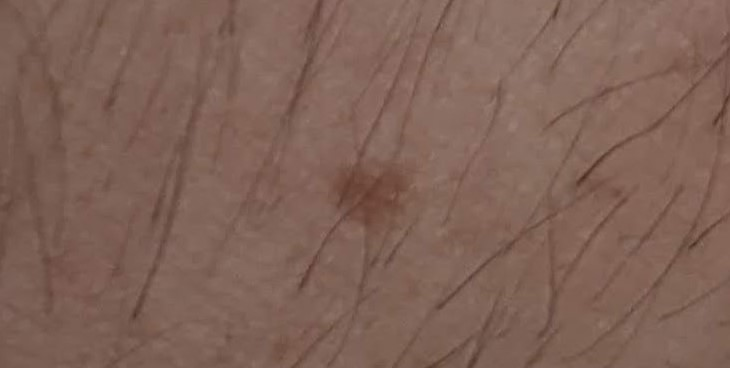
#> input picture Traitement image/pre_processing/essai1.jpg, 730 x 368 px
$ python -i pipeline2.py   (imports and definitions only)
#> lines starting #> are read from the running program, lines starting #| are printed output that depends on the picture; after the words box and inside, x2 and y2 are one past the last pixel; in counts of white or black regions, pixels touching at a corner belong together
# code de traitement de l'image

#~ imports pretraitement
import numpy as np
import cv2
from matplotlib import pyplot as plt
#~ imports compression
from PIL import Image

# * pipeline 2 : debruitage, dullrazor, égalisation, détection de contours, détection de symétrie

# image import
image_path = 'truc'
# [1 line not run here, left out]

#& debruitage
def debruitage(image, print=False):
    dst = cv2.fastNlMeansDenoisingColored(image, None, 10, 10, 7, 15)

    if (print):
        plt.subplot(121), plt.imshow(image)
        plt.subplot(122), plt.imshow(dst)
        plt.show()

    return dst

#& dull razor
def dullrazor(img, print=False):
    # Gray scale
    grayScale = cv2.cvtColor(img, cv2.COLOR_RGB2GRAY)
    # Black hat filter
    kernel = cv2.getStructuringElement(1, (9, 9))
    blackhat = cv2.morphologyEx(grayScale, cv2.MORPH_BLACKHAT, kernel)
    # Gaussian filter
    bhg = cv2.GaussianBlur(blackhat, (3, 3), cv2.BORDER_DEFAULT)
    # Binary thresholding (MASK)
    ret, mask = cv2.threshold(bhg, 10, 255, cv2.THRESH_BINARY)
    # Replace pixels of the mask
    dst = cv2.inpaint(img, mask, 6, cv2.INPAINT_TELEA)

    if (print):
    #Display images
        cv2.imshow("Original image", image)
        cv2.imshow("Cropped image", img)
        cv2.imshow("Gray Scale image", grayScale)
        cv2.imshow("Blackhat", blackhat)
        cv2.imshow("Binary mask", mask)
        cv2.imshow("Clean image", dst)
        cv2.waitKey()
        cv2.destroyAllWindows()
    return dst

# & egalisation d'histogramme
def equalizer(img):
    img_hsv = cv2.cvtColor(img, cv2.COLOR_BGR2HSV)
    img_hsv[:, :, 0] = cv2.equalizeHist(img_hsv[:, :, 0])
    image_output = cv2.cvtColor(img_hsv, cv2.COLOR_HSV2BGR)

    return image_output

#& detection contours
def detection_contours(img):
    # Gray
    gray = cv2.cvtColor(img, cv2.COLOR_BGR2GRAY)
    # Appliquer un seuillage adaptatif pour améliorer les contours
    _, thresh = cv2.threshold(gray, 0, 255, cv2.THRESH_BINARY_INV + cv2.THRESH_OTSU)
    # Réduire le bruit avec une ouverture morphologique
    kernel = cv2.getStructuringElement(cv2.MORPH_ELLIPSE, (5, 5))
    opening = cv2.morphologyEx(thresh, cv2.MORPH_OPEN, kernel, iterations=2)
    # Trouver les contours dans l'image
    contours, _ = cv2.findContours(opening, cv2.RETR_EXTERNAL, cv2.CHAIN_APPROX_SIMPLE)
    # Créer une copie de l'image pour dessiner les contours
    img_contours = cv2.cvtColor(gray, cv2.COLOR_GRAY2BGR)
    # Dessiner les contours sur l'image
    cv2.drawContours(img_contours, contours, -1, (0, 255, 0), 2)

    return img_contours, contours

#& detection de symétrie
def detection_symetrie(img):
    gray = cv2.cvtColor(img, cv2.COLOR_BGR2GRAY)
    blur = cv2.GaussianBlur(gray, (5, 5), 0)
    ret,thresh = cv2.threshold(blur,70,255,cv2.THRESH_BINARY_INV+cv2.THRESH_OTSU)
    contours,hierarchy = cv2.findContours(thresh, cv2.RETR_EXTERNAL, cv2.CHAIN_APPROX_SIMPLE)

    max_cnt = max(contours, key=cv2.contourArea)

    ellipse = cv2.fitEllipse(max_cnt)
    ellipse_pnts = cv2.ellipse2Poly( (int(ellipse[0][0]),int(ellipse[0][1]) ) ,( int(ellipse[1][0]),int(ellipse[1][1]) ),int(ellipse[2]),0,360,1)
    comp = cv2.matchShapes(max_cnt,ellipse_pnts,1,0.0)

    if (comp < 0.099):
        symmetric=True
    else:
        symmetric=False

    return symmetric


#* fonction pipeline
def pipeline2 (path):
    image_path = path
    image = cv2.imread(image_path)
#> image is the input picture: shape (368, 730, 3); mean B, G, R 87, 98.4, 127.9

    img_debruitee = debruitage(image)
    img_razored = dullrazor(img_debruitee)
#> in dullrazor, `grayScale = cv2.cvtColor(img, cv2.COLOR_RGB2GRAY)`:
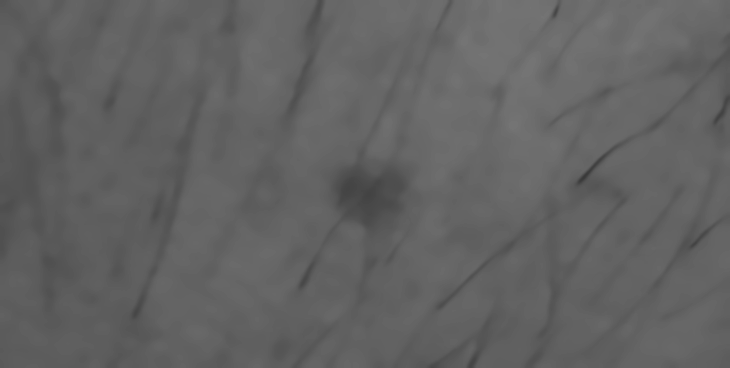
#> grayScale: shape (368, 730); min 57, max 117, mean 98.1
#> in dullrazor, `ret, mask = cv2.threshold(bhg, 10, 255, cv2.THRESH_BINARY)`:
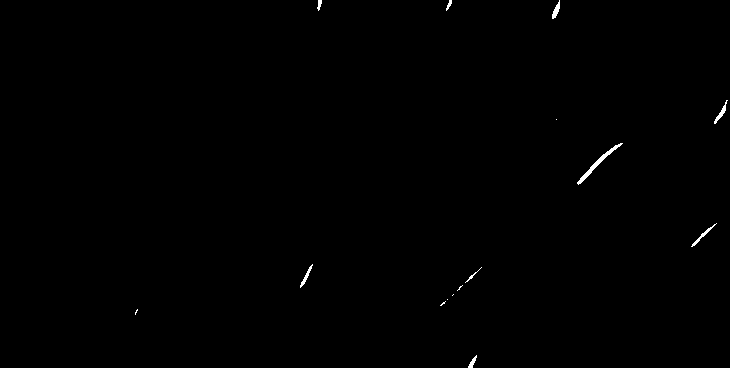
#> mask: shape (368, 730); 0.27% white; 15 white regions (6 under 20 px), largest, box (x1, y1, x2, y2) and area: (577, 143, 623, 185) 231, (691, 223, 717, 247) 82, (714, 100, 728, 124) 81
    img_equalized = equalizer(img_razored)
#> in equalizer, `img_hsv = cv2.cvtColor(img, cv2.COLOR_BGR2HSV)`: img_hsv: shape (368, 730, 3); mean H, S, V 8.4, 81.8, 127.6
#> in equalizer, `img_hsv[:, :, 0] = cv2.equalizeHist(img_hsv[:, :, 0])`: img_hsv: shape (368, 730, 3); mean H, S, V 166.6, 81.8, 127.6
#> in equalizer, `image_output = cv2.cvtColor(img_hsv, cv2.COLOR_HSV2BGR)`:
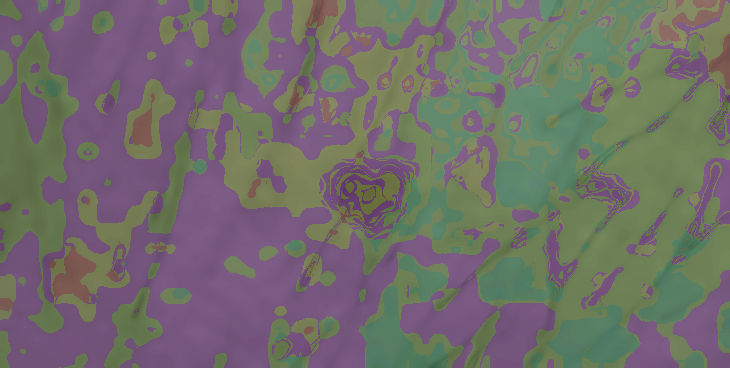
#> image_output: shape (368, 730, 3); mean B, G, R 105.6, 109.4, 112.3
    img_countoured, contour = detection_contours(img_equalized)
#> in detection_contours, `_, thresh = cv2.threshold(gray, 0, 255, cv2.THRESH_BINARY_INV + cv2.TH..`: thresh: shape (368, 730); 54.9% white; 231 black regions (152 under 20 px), largest, box (x1, y1, x2, y2) and area: (188, 0, 730, 368) 92700, (359, 252, 456, 356) 3823, (66, 189, 159, 295) 3168
#> in detection_contours, `opening = cv2.morphologyEx(thresh, cv2.MORPH_OPEN, kernel, iterations=2)`:
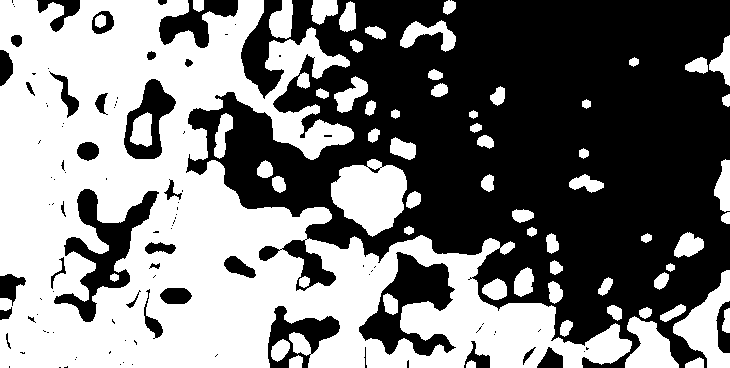
#> opening: shape (368, 730); 48.4% white; 66 white regions
#> in detection_contours, `contours, _ = cv2.findContours(opening, cv2.RETR_EXTERNAL, cv2.CHAIN_A..`: contours = 61 contours; largest, box (x1, y1, x2, y2) and area: (0, 0, 632, 368) 122300, (331, 159, 407, 237) 3912, (673, 270, 730, 368) 2344, (625, 316, 679, 368) 1615, (400, 20, 456, 52) 747
#> in detection_contours, `cv2.drawContours(img_contours, contours, -1, (0, 255, 0), 2)`:
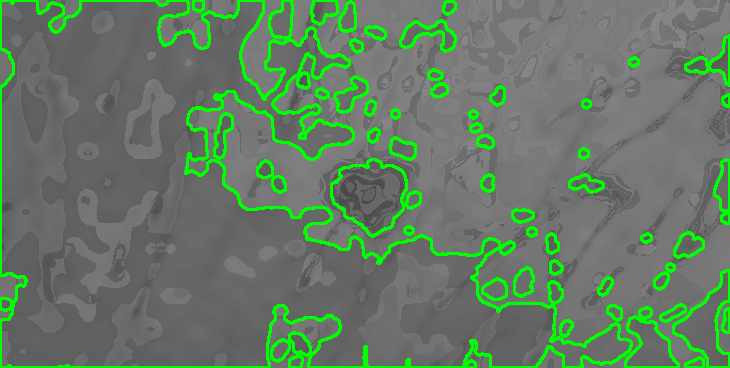
#> img_contours: shape (368, 730, 3); mean B, G, R 100.1, 123.2, 100.1
#> contour has the same summary as contours in detection_contours
    symetrie = detection_symetrie(img_countoured)
#> in detection_symetrie, `gray = cv2.cvtColor(img, cv2.COLOR_BGR2GRAY)`:
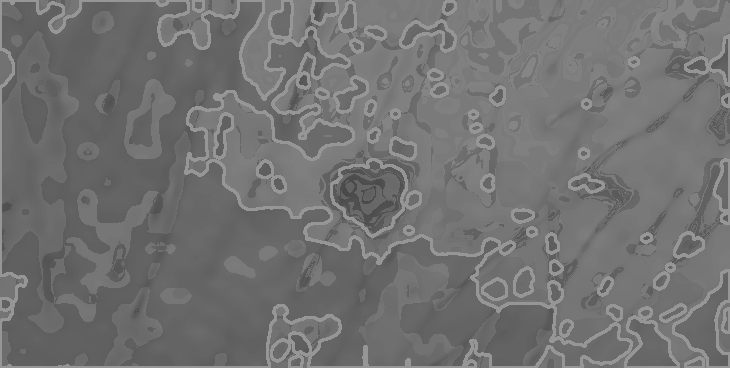
#> gray: shape (368, 730); min 71, max 150, mean 113.7
#> in detection_symetrie, `ret,thresh = cv2.threshold(blur,70,255,cv2.THRESH_BINARY_INV+cv2.THRES..`:
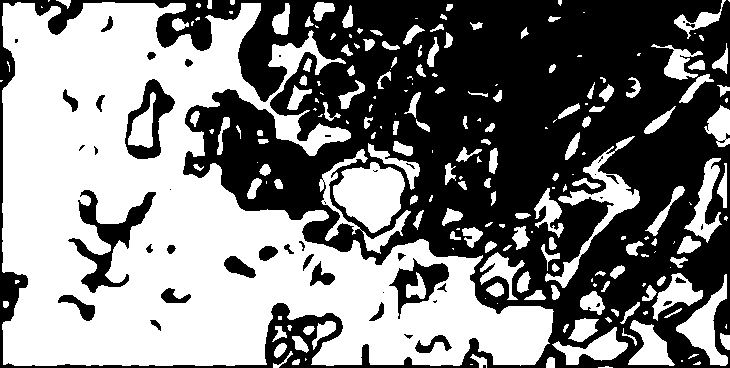
#> thresh: shape (368, 730); 50% white; 47 black regions (17 under 20 px)
#> in detection_symetrie, `ret,thresh = cv2.threshold(blur,70,255,cv2.THRESH_BINARY_INV+cv2.THRES..`: ret = 113
#> in detection_symetrie, `contours,hierarchy = cv2.findContours(thresh, cv2.RETR_EXTERNAL, cv2.C..`: contours = 217 contours, 92 with area under 20; largest, box (x1, y1, x2, y2) and area: (2, 2, 554, 366) 109969, (333, 162, 405, 233) 3258, (545, 136, 640, 288) 2236, (676, 274, 728, 366) 1562, (319, 149, 411, 254) 1140
#> in detection_symetrie, `max_cnt = max(contours, key=cv2.contourArea)`: max_cnt = contour of 1180 points, box (x1, y1, x2, y2) (2, 2, 554, 366), area 109969
#> in detection_symetrie, `ellipse = cv2.fitEllipse(max_cnt)`: ellipse = ((188, 194.3), (327.1, 619.1), 107.4)
#> in detection_symetrie, `ellipse_pnts = cv2.ellipse2Poly( (int(ellipse[0][0]),int(ellipse[0][1]..`: ellipse_pnts = 361 pairs, first value -412 to 788, second value -167 to 555
#> in detection_symetrie, `comp = cv2.matchShapes(max_cnt,ellipse_pnts,1,0.0)`: comp = 0.356
#> symetrie = False

    return img_countoured, contour, symetrie


#* fonction compresion

def compress_jpeg(image, output_image_path, quality):
    #quality between 1 and 95

    # l'image est deja en memoire
    # # # Ouvrir l'image en utilisant Pillow
    # # image = Image.open(input_image_path)

    # Convertir l'image en mode RVB si elle n'est pas déjà en RVB
    if image.mode != "RGB":
        image = image.convert("RGB")

    # Effectuer la compression JPEG en enregistrant l'image avec la qualité spécifiée
    image.save(output_image_path, format="JPEG", quality=quality,subsampling=1)

>>> result = pipeline2('../../Traitement image/pre_processing/essai1.jpg')
